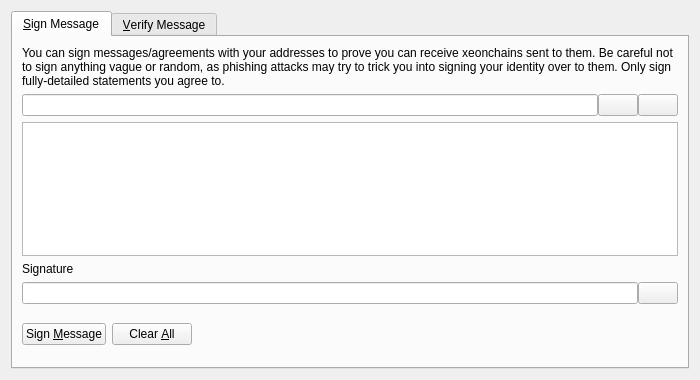
<?xml version="1.0" encoding="UTF-8"?>
<ui version="4.0">
 <class>SignVerifyMessageDialog</class>
 <widget class="QDialog" name="SignVerifyMessageDialog">
  <property name="geometry">
   <rect>
    <x>0</x>
    <y>0</y>
    <width>700</width>
    <height>380</height>
   </rect>
  </property>
  <property name="windowTitle">
   <string>Signatures - Sign / Verify a Message</string>
  </property>
  <property name="modal">
   <bool>true</bool>
  </property>
  <layout class="QVBoxLayout" name="verticalLayout">
   <item>
    <widget class="QTabWidget" name="tabWidget">
     <property name="currentIndex">
      <number>0</number>
     </property>
     <widget class="QWidget" name="tabSignMessage">
      <attribute name="title">
       <string>&amp;Sign Message</string>
      </attribute>
      <layout class="QVBoxLayout" name="verticalLayout_SM">
       <item>
        <widget class="QLabel" name="infoLabel_SM">
         <property name="text">
          <string>You can sign messages/agreements with your addresses to prove you can receive xeonchains sent to them. Be careful not to sign anything vague or random, as phishing attacks may try to trick you into signing your identity over to them. Only sign fully-detailed statements you agree to.</string>
         </property>
         <property name="textFormat">
          <enum>Qt::PlainText</enum>
         </property>
         <property name="wordWrap">
          <bool>true</bool>
         </property>
        </widget>
       </item>
       <item>
        <layout class="QHBoxLayout" name="horizontalLayout_1_SM">
         <property name="spacing">
          <number>0</number>
         </property>
         <item>
          <widget class="QValidatedLineEdit" name="addressIn_SM">
           <property name="toolTip">
            <string>The XeonChain address to sign the message with</string>
           </property>
          </widget>
         </item>
         <item>
          <widget class="QPushButton" name="addressBookButton_SM">
           <property name="toolTip">
            <string>Choose previously used address</string>
           </property>
           <property name="text">
            <string/>
           </property>
           <property name="icon">
            <iconset resource="../bitcoin.qrc">
             <normaloff>:/icons/address-book</normaloff>:/icons/address-book</iconset>
           </property>
           <property name="shortcut">
            <string>Alt+A</string>
           </property>
           <property name="autoDefault">
            <bool>false</bool>
           </property>
          </widget>
         </item>
         <item>
          <widget class="QPushButton" name="pasteButton_SM">
           <property name="toolTip">
            <string>Paste address from clipboard</string>
           </property>
           <property name="text">
            <string/>
           </property>
           <property name="icon">
            <iconset resource="../bitcoin.qrc">
             <normaloff>:/icons/editpaste</normaloff>:/icons/editpaste</iconset>
           </property>
           <property name="shortcut">
            <string>Alt+P</string>
           </property>
           <property name="autoDefault">
            <bool>false</bool>
           </property>
          </widget>
         </item>
        </layout>
       </item>
       <item>
        <widget class="QPlainTextEdit" name="messageIn_SM">
         <property name="toolTip">
          <string>Enter the message you want to sign here</string>
         </property>
        </widget>
       </item>
       <item>
        <widget class="QLabel" name="signatureLabel_SM">
         <property name="text">
          <string>Signature</string>
         </property>
         <property name="textFormat">
          <enum>Qt::PlainText</enum>
         </property>
        </widget>
       </item>
       <item>
        <layout class="QHBoxLayout" name="horizontalLayout_2_SM">
         <property name="spacing">
          <number>0</number>
         </property>
         <item>
          <widget class="QLineEdit" name="signatureOut_SM">
           <property name="font">
            <font>
             <italic>true</italic>
            </font>
           </property>
           <property name="readOnly">
            <bool>true</bool>
           </property>
          </widget>
         </item>
         <item>
          <widget class="QPushButton" name="copySignatureButton_SM">
           <property name="toolTip">
            <string>Copy the current signature to the system clipboard</string>
           </property>
           <property name="text">
            <string/>
           </property>
           <property name="icon">
            <iconset resource="../bitcoin.qrc">
             <normaloff>:/icons/editcopy</normaloff>:/icons/editcopy</iconset>
           </property>
           <property name="autoDefault">
            <bool>false</bool>
           </property>
          </widget>
         </item>
        </layout>
       </item>
       <item>
        <layout class="QHBoxLayout" name="horizontalLayout_3_SM">
         <item>
          <widget class="QPushButton" name="signMessageButton_SM">
           <property name="toolTip">
            <string>Sign the message to prove you own this XeonChain address</string>
           </property>
           <property name="text">
            <string>Sign &amp;Message</string>
           </property>
           <property name="icon">
            <iconset resource="../bitcoin.qrc">
             <normaloff>:/icons/edit</normaloff>:/icons/edit</iconset>
           </property>
           <property name="autoDefault">
            <bool>false</bool>
           </property>
          </widget>
         </item>
         <item>
          <widget class="QPushButton" name="clearButton_SM">
           <property name="toolTip">
            <string>Reset all sign message fields</string>
           </property>
           <property name="text">
            <string>Clear &amp;All</string>
           </property>
           <property name="icon">
            <iconset resource="../bitcoin.qrc">
             <normaloff>:/icons/remove</normaloff>:/icons/remove</iconset>
           </property>
           <property name="autoDefault">
            <bool>false</bool>
           </property>
          </widget>
         </item>
         <item>
          <spacer name="horizontalSpacer_1_SM">
           <property name="orientation">
            <enum>Qt::Horizontal</enum>
           </property>
           <property name="sizeHint" stdset="0">
            <size>
             <width>40</width>
             <height>48</height>
            </size>
           </property>
          </spacer>
         </item>
         <item>
          <widget class="QLabel" name="statusLabel_SM">
           <property name="font">
            <font>
             <weight>75</weight>
             <bold>true</bold>
            </font>
           </property>
           <property name="text">
            <string/>
           </property>
           <property name="wordWrap">
            <bool>true</bool>
           </property>
          </widget>
         </item>
         <item>
          <spacer name="horizontalSpacer_2_SM">
           <property name="orientation">
            <enum>Qt::Horizontal</enum>
           </property>
           <property name="sizeHint" stdset="0">
            <size>
             <width>40</width>
             <height>48</height>
            </size>
           </property>
          </spacer>
         </item>
        </layout>
       </item>
      </layout>
     </widget>
     <widget class="QWidget" name="tabVerifyMessage">
      <attribute name="title">
       <string>&amp;Verify Message</string>
      </attribute>
      <layout class="QVBoxLayout" name="verticalLayout_VM">
       <item>
        <widget class="QLabel" name="infoLabel_VM">
         <property name="text">
          <string>Enter the receiver's address, message (ensure you copy line breaks, spaces, tabs, etc. exactly) and signature below to verify the message. Be careful not to read more into the signature than what is in the signed message itself, to avoid being tricked by a man-in-the-middle attack. Note that this only proves the signing party receives with the address, it cannot prove sendership of any transaction!</string>
         </property>
         <property name="textFormat">
          <enum>Qt::PlainText</enum>
         </property>
         <property name="alignment">
          <set>Qt::AlignLeading|Qt::AlignLeft|Qt::AlignTop</set>
         </property>
         <property name="wordWrap">
          <bool>true</bool>
         </property>
        </widget>
       </item>
       <item>
        <layout class="QHBoxLayout" name="horizontalLayout_1_VM">
         <property name="spacing">
          <number>0</number>
         </property>
         <item>
          <widget class="QValidatedLineEdit" name="addressIn_VM">
           <property name="toolTip">
            <string>The XeonChain address the message was signed with</string>
           </property>
          </widget>
         </item>
         <item>
          <widget class="QPushButton" name="addressBookButton_VM">
           <property name="toolTip">
            <string>Choose previously used address</string>
           </property>
           <property name="text">
            <string/>
           </property>
           <property name="icon">
            <iconset resource="../bitcoin.qrc">
             <normaloff>:/icons/address-book</normaloff>:/icons/address-book</iconset>
           </property>
           <property name="shortcut">
            <string>Alt+A</string>
           </property>
           <property name="autoDefault">
            <bool>false</bool>
           </property>
          </widget>
         </item>
        </layout>
       </item>
       <item>
        <widget class="QPlainTextEdit" name="messageIn_VM"/>
       </item>
       <item>
        <widget class="QValidatedLineEdit" name="signatureIn_VM"/>
       </item>
       <item>
        <layout class="QHBoxLayout" name="horizontalLayout_2_VM">
         <item>
          <widget class="QPushButton" name="verifyMessageButton_VM">
           <property name="toolTip">
            <string>Verify the message to ensure it was signed with the specified XeonChain address</string>
           </property>
           <property name="text">
            <string>Verify &amp;Message</string>
           </property>
           <property name="icon">
            <iconset resource="../bitcoin.qrc">
             <normaloff>:/icons/transaction_0</normaloff>:/icons/transaction_0</iconset>
           </property>
           <property name="autoDefault">
            <bool>false</bool>
           </property>
          </widget>
         </item>
         <item>
          <widget class="QPushButton" name="clearButton_VM">
           <property name="toolTip">
            <string>Reset all verify message fields</string>
           </property>
           <property name="text">
            <string>Clear &amp;All</string>
           </property>
           <property name="icon">
            <iconset resource="../bitcoin.qrc">
             <normaloff>:/icons/remove</normaloff>:/icons/remove</iconset>
           </property>
           <property name="autoDefault">
            <bool>false</bool>
           </property>
          </widget>
         </item>
         <item>
          <spacer name="horizontalSpacer_1_VM">
           <property name="orientation">
            <enum>Qt::Horizontal</enum>
           </property>
           <property name="sizeHint" stdset="0">
            <size>
             <width>40</width>
             <height>48</height>
            </size>
           </property>
          </spacer>
         </item>
         <item>
          <widget class="QLabel" name="statusLabel_VM">
           <property name="font">
            <font>
             <weight>75</weight>
             <bold>true</bold>
            </font>
           </property>
           <property name="text">
            <string/>
           </property>
           <property name="wordWrap">
            <bool>true</bool>
           </property>
          </widget>
         </item>
         <item>
          <spacer name="horizontalSpacer_2_VM">
           <property name="orientation">
            <enum>Qt::Horizontal</enum>
           </property>
           <property name="sizeHint" stdset="0">
            <size>
             <width>40</width>
             <height>48</height>
            </size>
           </property>
          </spacer>
         </item>
        </layout>
       </item>
      </layout>
     </widget>
    </widget>
   </item>
  </layout>
 </widget>
 <customwidgets>
  <customwidget>
   <class>QValidatedLineEdit</class>
   <extends>QLineEdit</extends>
   <header>qvalidatedlineedit.h</header>
  </customwidget>
 </customwidgets>
 <resources>
  <include location="../bitcoin.qrc"/>
 </resources>
 <connections/>
</ui>
